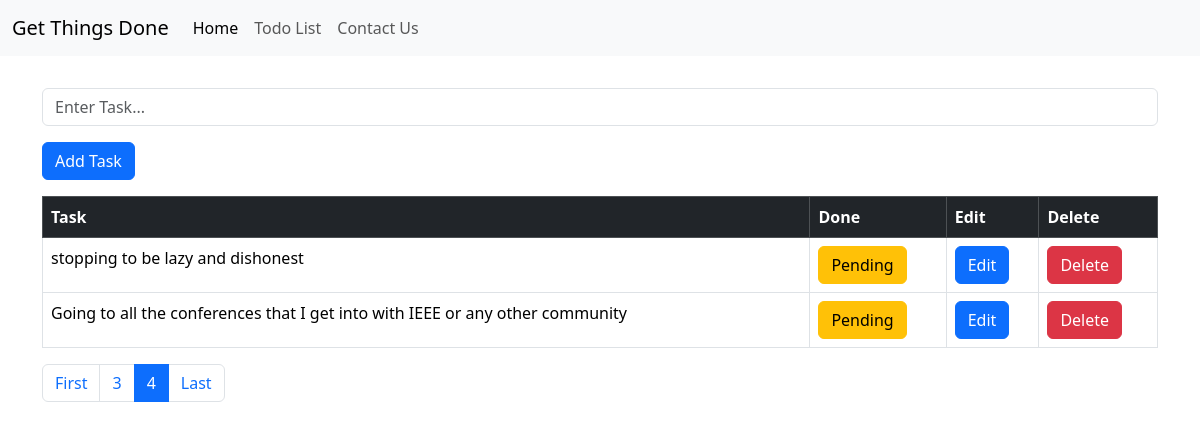
Page /todolist/?page=4 on the committed database.
### todolist_app/models.py (models this page shows, shortened)
class TodoList(models.Model):
    tasks=models.CharField(max_length=250)
    done=models.BooleanField("Done",default=False)

### todolist_app/views.py (the view)
# urls.py: path('',views.home,name='home'),
def home(request):
    if request.method == 'POST':
        form=TaskForm(request.POST or None)
        if form.is_valid():
            form.save()
            messages.success(request, 'Task added successfully')
        return redirect('home-todo')
    else:
        alltasks=TodoList.objects.all()
        paginator = Paginator(alltasks, 5)
        page_number = request.GET.get('page',1)
        alltasks=paginator.get_page(page_number)
        context={
            'alltasks':alltasks,
            'edit':False
        }
        return render(request,'todolist_app/home.html',context)

### todolist_app/templates/todolist_app/home.html (shortened to what this page needs)
{% extends "todolist_app/base.html" %}
{% block content %}
<div class="container">
  {% if edit %}
      <form style="margin-top:2rem;" method="POST">
        <div class="mb-3">
          {% csrf_token %}
          <input type="text" class="form-control" name="tasks" id="task-edit" placeholder="{{ task_object.tasks}}" value={{ task_object.tasks}} >
          <input type="hidden" class="form-control" name="done" value={{ task_object.done}} >
        </div>
        <button type="submit" class="btn btn-primary">Update Task</button>
    </form>
    {% else %}
      <form style="margin-top:2rem;" method="POST">
        <div class="mb-3">
          <input type="text" class="form-control" name="tasks" id="task" placeholder="Enter Task..." >
        </div>
        <button type="submit" class="btn btn-primary">Add Task</button>
      </form>
    {% endif %}
    <table style="margin-top:1rem;" class="table table-bordered">
        <thead class="table-dark">
          <tr>
            <th scope="col">Task</th>
            <th scope="col">Done</th>
            <th scope="col">Edit</th>
            <th scope="col">Delete</th>
          </tr>
        </thead>
        <tbody>
        {% if alltasks %}
            {% for task in alltasks  %}
                {% if task.done %}
                    <tr class="table-active">
                        {% comment %} <th scope="row"></th> {% endcomment %}
                        <td>{{ task.tasks }}</td>
                        <td><a href="{% url 'pending_task' task.id%}"><button type="button" class="btn btn-warning" style="background-color:#FFFF12">Completed</button></a></td>
                        <td><a href="{% url 'edit_task' task.id %}"><button type="button" class="btn btn-primary">Edit</button></a></td>
                        <td><a href="{% url 'delete_task' task.id %}"><button type="button" class="btn btn-danger">Delete</button></a></td>
                    </tr>
                {% else %}
                    <tr>
                        <td>{{ task.tasks }}</td>
                        <td><a href="{% url 'complete_task' task.id%}"><button type="button" class="btn btn-warning">Pending</button></a></td>
                        <td><a href="{% url 'edit_task' task.id %}"><button type="button" class="btn btn-primary">Edit</button> </a></td>
                        <td><a href="{% url 'delete_task' task.id %}"><button type="button" class="btn btn-danger">Delete</button></a></td>
                    </tr>
                {% endif %}
            {% endfor %}
          {% endif %}
        </tbody>
    </table>
    <nav aria-label="...">
      <ul class="pagination">
        <li class="page-item">
          <a class="page-link" href="?page=1">First</a>
        </li>
        {% if alltasks.has_previous %}
          <li class="page-item">
            <a class="page-link" href="?page={{alltasks.previous_page_number}}">{{ alltasks.previous_page_number }}</a>
          </li>
        {% endif %}
        <li class="page-item active" aria-current="page">
          <a class="page-link" href="?page={{alltasks.number}}">{{ alltasks.number}}</a>
        </li>
        <li class="page-item">
          <a class="page-link" href="?page={{alltasks.paginator.num_pages}}">Last</a>
        </li>
      </ul>
    </nav>
</div>
{% endblock content %}

### rows in the picture
TodoList: tasks "stopping to be lazy and dishonest"
TodoList: tasks "Going to all the conferences that I get into with IEEE or any other community"

### other values in the picture
{{ alltasks.previous_page_number }} "3"
{{ alltasks.number }} "4"
